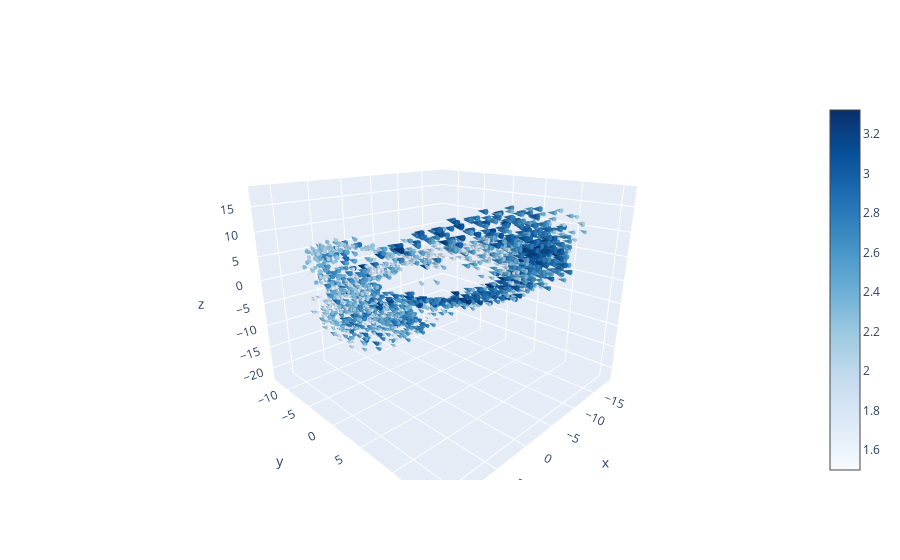

The code cell stored with this chart in its notebook:
### Code cell
fig = go.Figure(data = go.Cone(
    x=df['x'],
    y=df['y'],
    z=df['z'],
    u=df['u'],
    v=df['v'],
    w=df['w'],
    colorscale='Blues',
    sizemode="absolute",
    sizeref=40))

fig.update_layout(scene=dict(aspectratio=dict(x=1, y=1, z=0.8),
                             camera_eye=dict(x=1.2, y=1.2, z=0.6)))

fig.show()

### Figure 1 — Plotly figure (JSON) as saved in the notebook; plotly's stock layout.template omitted (floating-point values rounded to 4 significant figures; data arrays with more than 128 entries replaced by an {"elided": "..."} marker saying what was removed)
{"data": [{"colorscale": [[0, "rgb(247,251,255)"], [0.125, "rgb(222,235,247)"], [0.25, "rgb(198,219,239)"], [0.375, "rgb(158,202,225)"], [0.5, "rgb(107,174,214)"], [0.625, "rgb(66,146,198)"], [0.75, "rgb(33,113,181)"], [0.875, "rgb(8,81,156)"], [1, "rgb(8,48,107)"]], "sizemode": "absolute", "sizeref": 40, "type": "cone", "u": {"elided": "2000 float values"}, "v": {"elided": "2000 float values"}, "w": {"elided": "2000 float values"}, "x": {"elided": "2000 float values"}, "y": {"elided": "2000 float values"}, "z": {"elided": "2000 float values"}}], "layout": {"scene": {"aspectratio": {"x": 1, "y": 1, "z": 0.8}, "camera": {"eye": {"x": 1.2, "y": 1.2, "z": 0.6}}}}}
